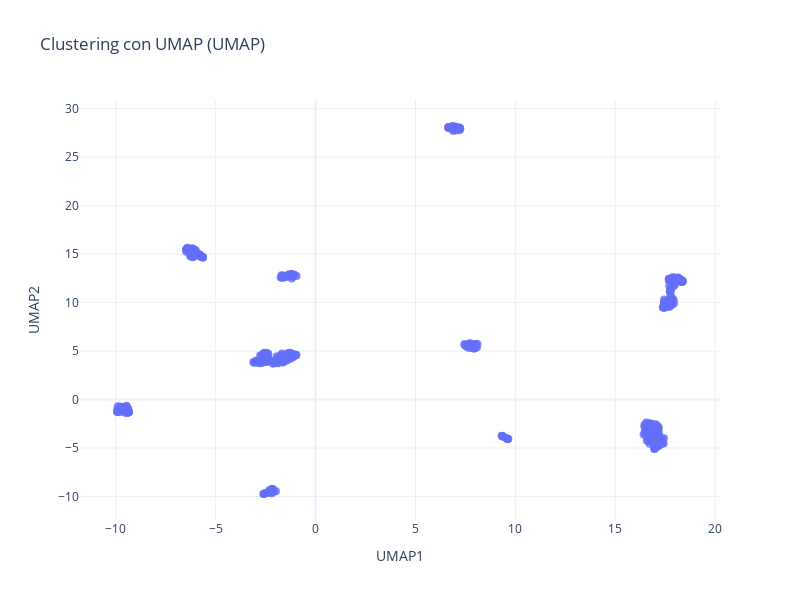

Notebook code for this chart:
### Code cell
fig = visualizar_proyeccion_2d(
    df=df_penguins_umap_2d,
    columna_x='UMAP1',
    columna_y='UMAP2',
    #columna_color='cluster',
    titulo='Clustering con UMAP',
    metodo='UMAP'
)
fig.show(render='iframe')

### Figure 1 — Plotly figure (JSON) as saved in the notebook; plotly's stock layout.template omitted (floating-point values rounded to 4 significant figures; data arrays with more than 128 entries replaced by an {"elided": "..."} marker saying what was removed)
{"data": [{"hovertemplate": "UMAP1=%{x}<br>UMAP2=%{y}<extra></extra>", "legendgroup": "", "marker": {"color": "#636EFA", "opacity": 0.8, "size": 8, "symbol": "circle"}, "mode": "markers", "name": "", "orientation": "v", "showlegend": false, "type": "scatter", "x": {"elided": "344 float values"}, "xaxis": "x", "y": {"elided": "344 float values"}, "yaxis": "y"}], "layout": {"height": 600, "legend": {"tracegroupgap": 0}, "showlegend": true, "title": {"text": "Clustering con UMAP (UMAP)"}, "width": 800, "xaxis": {"anchor": "y", "domain": [0, 1], "title": {"text": "UMAP1"}}, "yaxis": {"anchor": "x", "domain": [0, 1], "title": {"text": "UMAP2"}}}}
